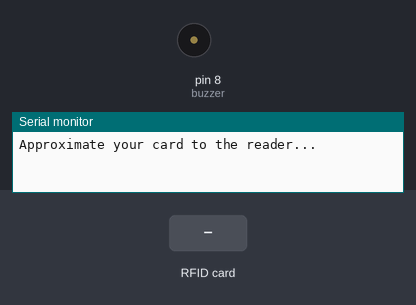
The sketch below on a simulated Arduino Uno, built with avr-gcc and run on an emulated ATmega328P. Parts: buzzer (waves = sounding), the last lines printed to the serial monitor. The inputs (shaded band) are chosen by the test bench.

Above: at 1.2 s.
1.3 s: RFID card DA 91 44 B3 held to the reader
At 2.1 s:
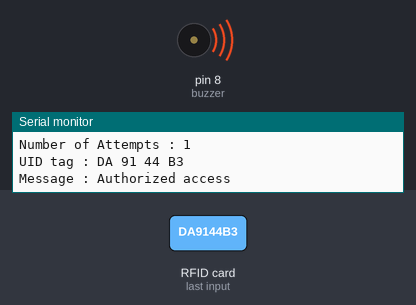
3.8 s: RFID card 8A 4A 07 3F held to the reader
At 5.8 s:
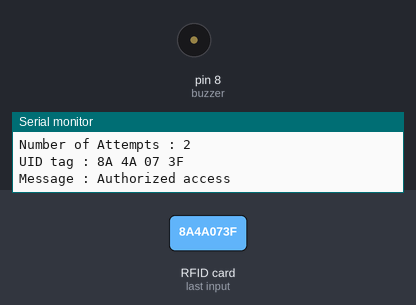
Timing chart, 0 to 7.3 s (numbered marks = the images above; inputs shaded):
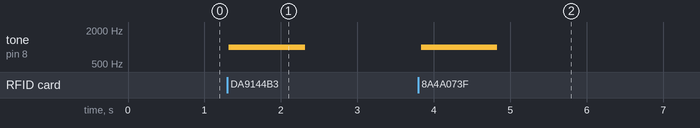

Measured:
- after the input at 1.3 s, tone on pin 8 (buzzer): silent → 1000 Hz at once, → silent 1.0 s later
- after the input at 3.8 s, tone on pin 8 (buzzer): silent → 1000 Hz at once, → silent 1.0 s later

The sketch:

RFID_BUZZ.ino
```cpp
/*
 *
 * All the resources for this project: https://www.hackster.io/Aritro
 * Modified by Aritro Mukherjee
 *
 *
 */

#include <SPI.h>
#include <MFRC522.h>

#define SS_PIN 10
#define RST_PIN 9
MFRC522 mfrc522(SS_PIN, RST_PIN);   // Create MFRC522 instance.

int counter = 0; // Counter for number of attempts
int buzzer = 8;

void setup()
{
  pinMode(buzzer, OUTPUT);
  Serial.begin(9600);   // Initiate a serial communication
  SPI.begin();      // Initiate  SPI bus
  mfrc522.PCD_Init();   // Initiate MFRC522
  Serial.println("Approximate your card to the reader...");
  Serial.println();

}
void loop()
{
  // Look for new cards
  if ( ! mfrc522.PICC_IsNewCardPresent())
  {
    return;
  }

  // Select one of the cards
  if ( ! mfrc522.PICC_ReadCardSerial())
  {
    return;
  }

  Serial.print("Number of Attempts : ");
  counter += 1;
  Serial.println(counter);

  //Show UID on serial monitor
  Serial.print("UID tag :");
  String content= "";
  byte letter;

  for (byte i = 0; i < mfrc522.uid.size; i++)
  {
     Serial.print(mfrc522.uid.uidByte[i] < 0x10 ? " 0" : " ");
     Serial.print(mfrc522.uid.uidByte[i], HEX);
     content.concat(String(mfrc522.uid.uidByte[i] < 0x10 ? " 0" : " "));
     content.concat(String(mfrc522.uid.uidByte[i], HEX));
  }

  Serial.println();
  Serial.print("Message : ");
  content.toUpperCase();

  if (content.substring(1) == "DA 91 44 B3" || content.substring(1) == "8A 4A 07 3F" ) //change here the UID of the card/cards that you want to give access
  {
    Serial.println("Authorized access");

    tone(buzzer, 1000); // Send 1KHz sound signal...
    delay(1000);        // ...for 1 sec

    noTone(buzzer);     // Stop sound...
    delay(1000);        // ...for 1sec
  }

  else{
    Serial.println("Access denied");
    delay(3000);
  }

 Serial.println();
}
```
